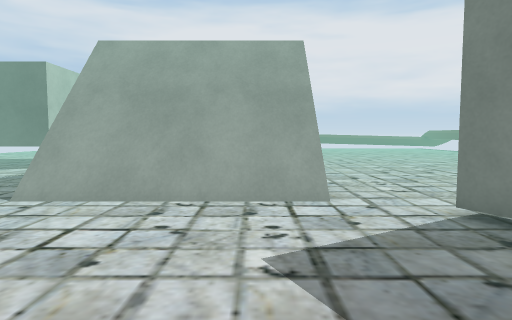
view 1 (above)

24 first-person views from a walk through a scene from a Unity 3-D project. The camera is 1.2 m above the floor, tilts 4° down and sees 75° across. The floor is counted in squares, 1 m on a side. Each view is taken from the middle of a square. On the plan, view 1 faces up. The plan holds only what a view shows up to about 14 squares ahead; the rest is blank. Some animated figures are left out. Some surface patterns are stand-ins.

view 2
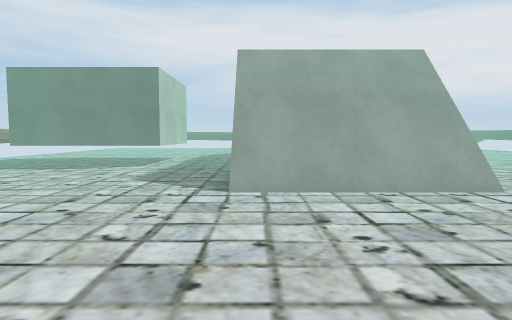

view 3
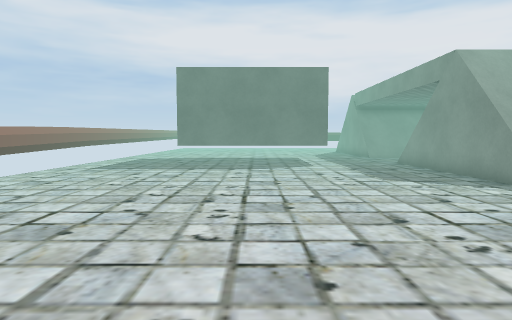

view 4
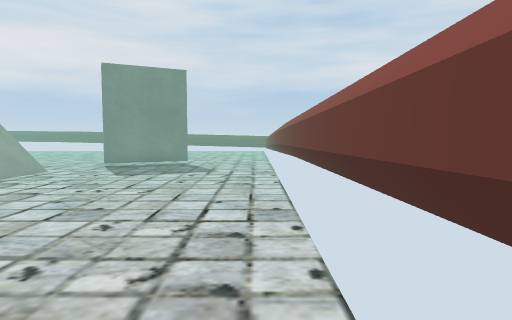

view 5
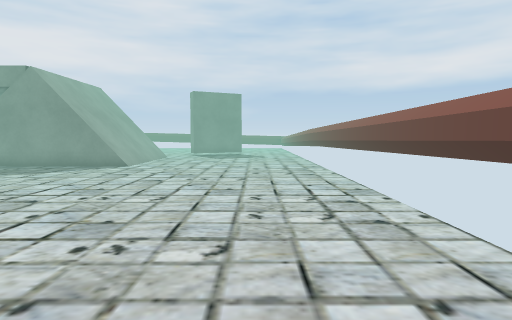

view 6
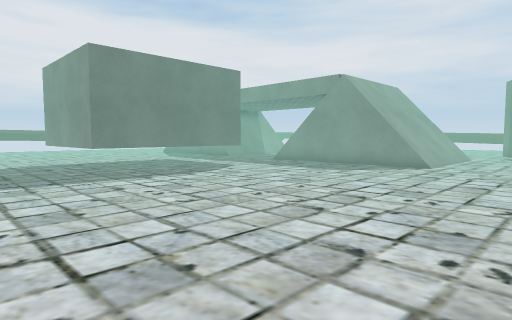

view 7
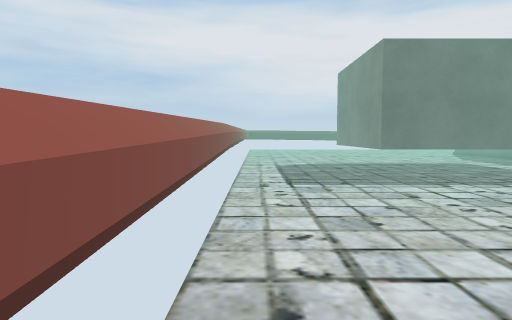

view 8
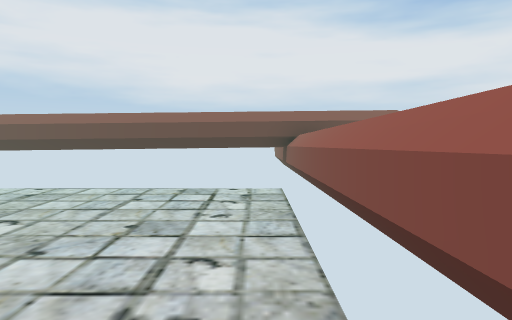

view 9
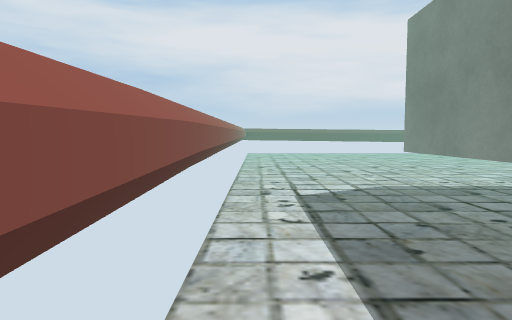

view 10
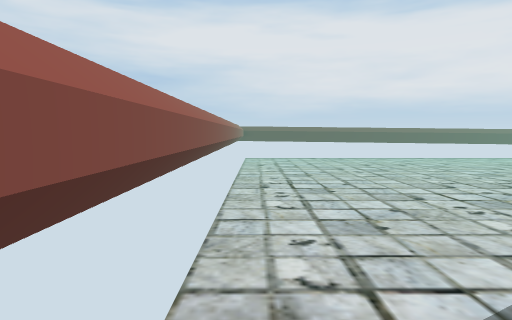

view 11
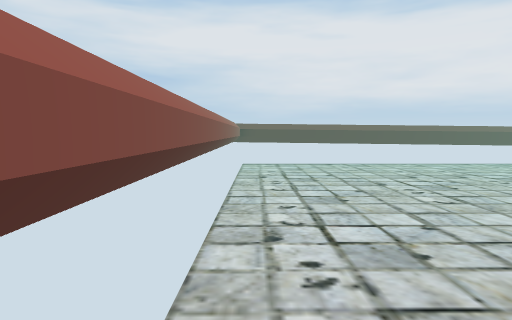

view 12
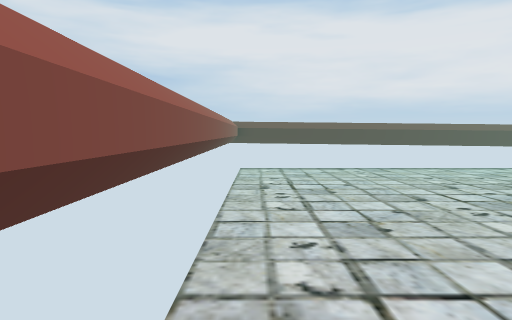

view 13
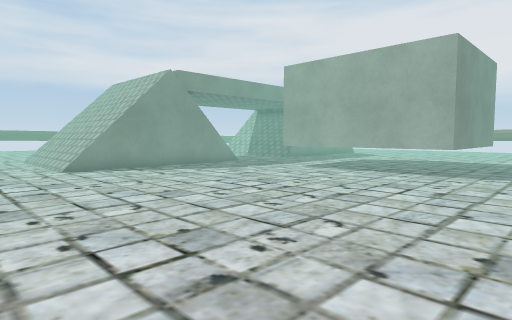

view 14
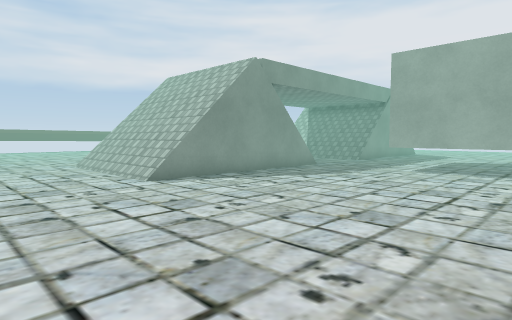

view 15
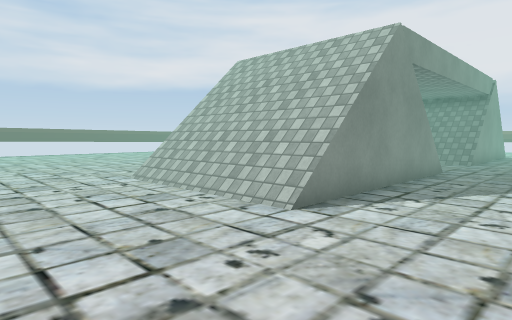

view 16
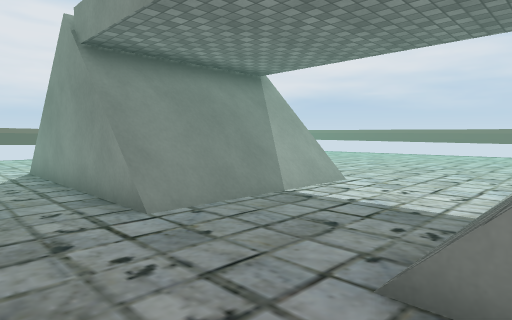

view 17
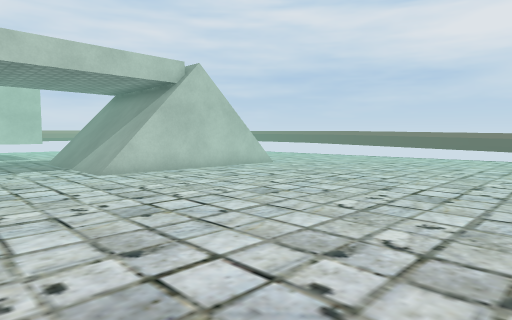

view 18
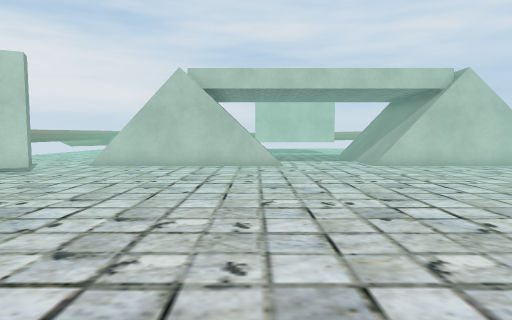

view 19
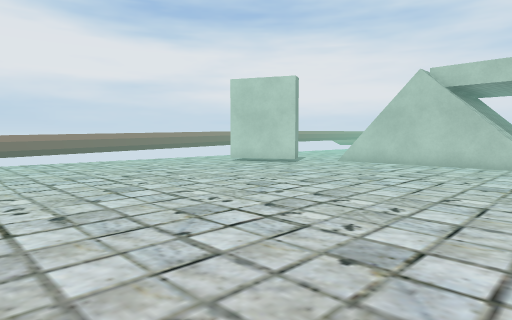

view 20
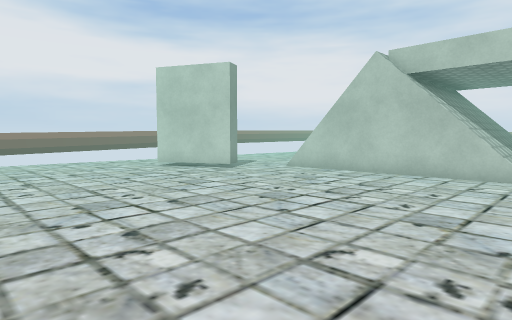

view 21
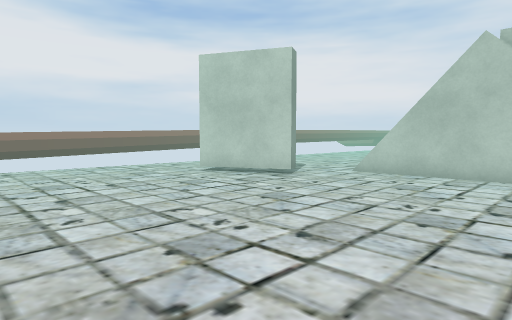

view 22
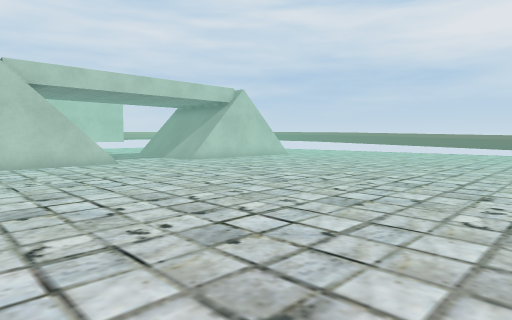

view 23
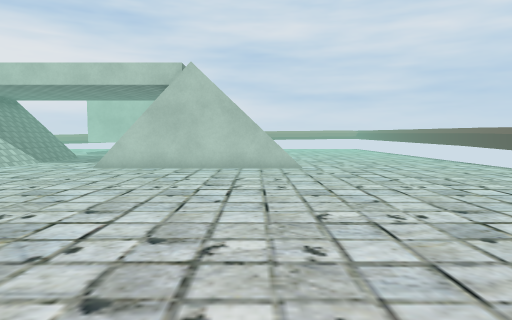

view 24
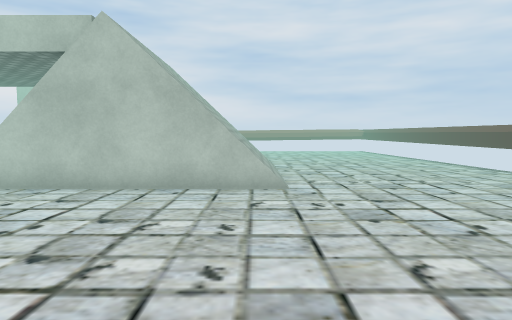

### Floor plan
Key: @ floor where view 1 was taken; # wall or solid block; x gap in a wall; . floor; / step, stairs or slope; = window, fence, low wall or low ledge; ^ raised ledge; T thing the floor can be seen under or through.
Columns run from 20 left of view 1 to 16 right of it. Each row starts with its distance up from view 1.
 35                 ^^
 34  ############  x..   x
 33  #..........    .... ..
 32  #..........    .........
 31  #..........    ..........
 30  #...........  ............. ..
 29  #.............................
 28  #.............................
 27  #..............................
 26  #...............................
 25  #..............//////...........
 24  #..............//////.............
 23  #..............//////.............
 22  #..............//////.............
 21  #..............#    #.............
 20  #..............#    #.............
 19  #..............######..............
 18  #....TTTT###...======..............
 17  #....T      .......................
 16  #....T      .......................
 15  #....T       .......................
 14  #....T       ..//////..............
 13  #....#######...//////..............
 12  #..............#    #...............
 11  #..............#    #...............
 10  ^..............#    #..............
  9  ^..............#    #..............
  8  ^..............######...............
  7  ^..............######..............
  6  ^..................................
  5  ^.....................##...........
  4  ^.....................##...........
  3  ^......................##.........
  2  ^...................... #.........
  1  ^.................................
  0  ^..................@... ...... ...
 -1  ^......................  .....  ..
 -2 ###############x     x#^^ ^^^^^  ^^

Where each view was taken, in squares from view 1:
view 1: 0 up, 0 right, facing up
view 2: 1 down, 4 left, facing up
view 3: 1 down, 11 left, facing up
view 4: 1 down, 10 left, facing right
view 5: 1 up, 18 left, facing right
view 6: 2 up, 18 left, facing up-right
view 7: 3 up, 18 left, facing up
view 8: 6 up, 18 left, facing down
view 9: 10 up, 18 left, facing up
view 10: 15 up, 18 left, facing up
view 11: 19 up, 18 left, facing up
view 12: 21 up, 18 left, facing up
view 13: 29 up, 17 left, facing down-right
view 14: 30 up, 13 left, facing down-right
view 15: 30 up, 8 left, facing down-right
view 16: 13 up, 7 left, facing up-right
view 17: 14 up, 12 right, facing up-left
view 18: 13 up, 15 right, facing left
view 19: 15 up, 16 right, facing down-left
view 20: 15 up, 12 right, facing down-left
view 21: 12 up, 12 right, facing down-left
view 22: 8 up, 16 right, facing up-left
view 23: 24 up, 14 right, facing left
view 24: 25 up, 9 right, facing left
